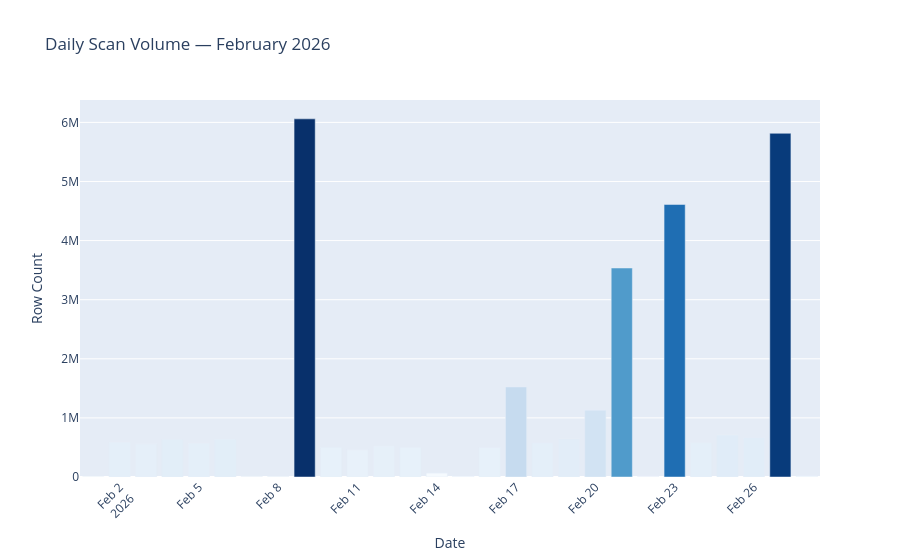

Notebook cell for this chart:
### Markdown cell above
## 1 · Daily Scan Volume

### Code cell
df = q("""
    SELECT
        CAST(SliceStartTime AS DATE) AS scan_date,
        COUNT(*) AS scans
    FROM parquet
    GROUP BY scan_date
    ORDER BY scan_date
""")

fig = px.bar(
    df, x='scan_date', y='scans',
    title='Daily Scan Volume — February 2026',
    labels={'scan_date': 'Date', 'scans': 'Row Count'},
    color='scans', color_continuous_scale='Blues'
)
fig.update_layout(coloraxis_showscale=False, xaxis_tickangle=-45)
fig.show()

### Figure 1 — Plotly figure (JSON) as saved in the notebook; plotly's stock layout.template omitted (floating-point values rounded to 4 significant figures)
{"data": [{"hovertemplate": "Date=%{x}<br>Row Count=%{marker.color}<extra></extra>", "legendgroup": "", "marker": {"color": [2676, 590589, 560760, 633350, 570063, 641260, 9793, 8641, 6059778, 495424, 458768, 523915, 497371, 65823, 15924, 497811, 1523152, 575825, 645082, 1130650, 3536123, 10428, 4611017, 577970, 710383, 663568, 5815293, 18094], "coloraxis": "coloraxis", "pattern": {"shape": ""}}, "name": "", "orientation": "v", "showlegend": false, "textposition": "auto", "type": "bar", "x": ["2026-02-01T00:00:00.000000", "2026-02-02T00:00:00.000000", "2026-02-03T00:00:00.000000", "2026-02-04T00:00:00.000000", "2026-02-05T00:00:00.000000", "2026-02-06T00:00:00.000000", "2026-02-07T00:00:00.000000", "2026-02-08T00:00:00.000000", "2026-02-09T00:00:00.000000", "2026-02-10T00:00:00.000000", "2026-02-11T00:00:00.000000", "2026-02-12T00:00:00.000000", "2026-02-13T00:00:00.000000", "2026-02-14T00:00:00.000000", "2026-02-15T00:00:00.000000", "2026-02-16T00:00:00.000000", "2026-02-17T00:00:00.000000", "2026-02-18T00:00:00.000000", "2026-02-19T00:00:00.000000", "2026-02-20T00:00:00.000000", "2026-02-21T00:00:00.000000", "2026-02-22T00:00:00.000000", "2026-02-23T00:00:00.000000", "2026-02-24T00:00:00.000000", "2026-02-25T00:00:00.000000", "2026-02-26T00:00:00.000000", "2026-02-27T00:00:00.000000", "2026-02-28T00:00:00.000000"], "xaxis": "x", "y": [2676, 590589, 560760, 633350, 570063, 641260, 9793, 8641, 6059778, 495424, 458768, 523915, 497371, 65823, 15924, 497811, 1523152, 575825, 645082, 1130650, 3536123, 10428, 4611017, 577970, 710383, 663568, 5815293, 18094], "yaxis": "y"}], "layout": {"barmode": "relative", "coloraxis": {"colorbar": {"title": {"text": "Row Count"}}, "colorscale": [[0.0, "rgb(247,251,255)"], [0.125, "rgb(222,235,247)"], [0.25, "rgb(198,219,239)"], [0.375, "rgb(158,202,225)"], [0.5, "rgb(107,174,214)"], [0.625, "rgb(66,146,198)"], [0.75, "rgb(33,113,181)"], [0.875, "rgb(8,81,156)"], [1.0, "rgb(8,48,107)"]], "showscale": false}, "legend": {"tracegroupgap": 0}, "title": {"text": "Daily Scan Volume — February 2026"}, "xaxis": {"anchor": "y", "domain": [0.0, 1.0], "tickangle": -45, "title": {"text": "Date"}}, "yaxis": {"anchor": "x", "domain": [0.0, 1.0], "title": {"text": "Row Count"}}}}
